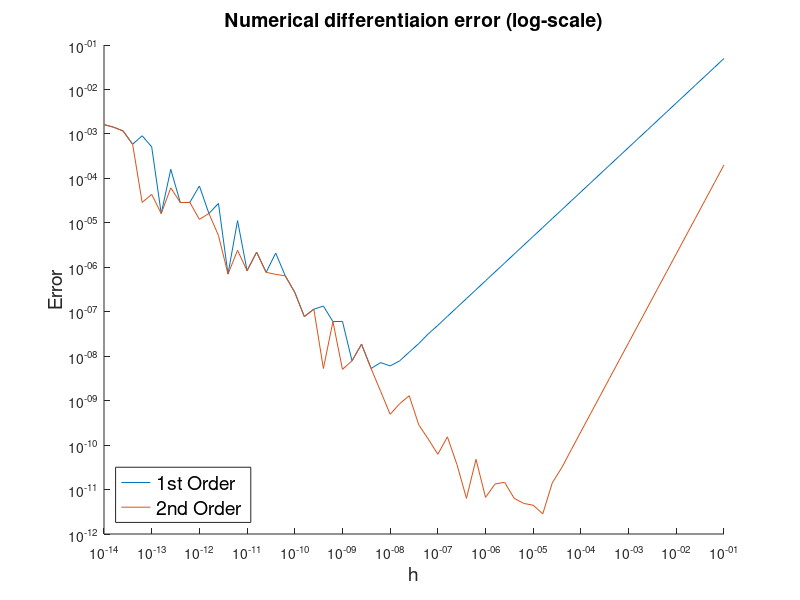

Recreate this plot in MATLAB.
clear; close all;

x = 1.45;
h = 10.^(-[1:0.2:14]);

q1 = @(h) (sin(x+h) - sin(x))./h;
q2 = @(h) (sin(x+h) - sin(x-h))./(2.*h);
%exact derivative is cos(x)

E1 = zeros(numel(h),1);
E2 = zeros(numel(h),1);

E1 = abs(q1(h) - cos(x));
E2 = abs(q2(h) - cos(x));

figure(1)
hold on;
set(gca,'YScale','log', 'XScale','log')
loglog(h,E1);
loglog(h,E2);
xlabel('h','fontsize',14)
ylabel('Error','fontsize',14)
title('Numerical differentiaion error (log-scale)','fontsize',14)
legend('1st Order','2nd Order','fontsize',14,'location', 'southwest')
